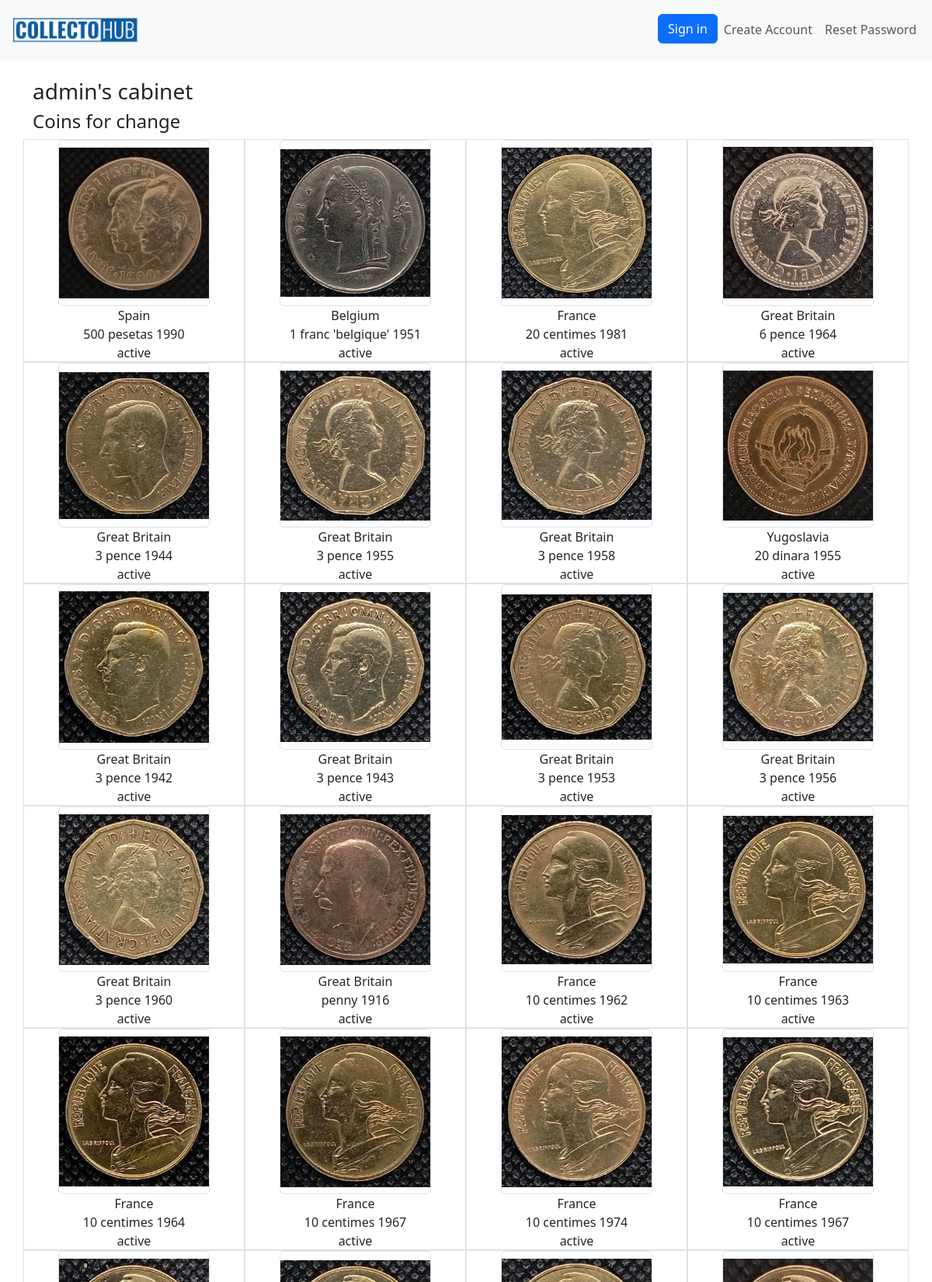
/user/cabinet/1/ (upper part), run on the app's committed database.
### coins/models.py (models this page shows, shortened)
class Coin(models.Model):
    img_front = models.ImageField(upload_to='products_image', blank=True)
    img_back = models.ImageField(upload_to='products_image', blank=True)
    img_add_1 = models.ImageField(upload_to='products_image', blank=True)
    img_add_2 = models.ImageField(upload_to='products_image', blank=True)
    country = models.ForeignKey(Country, on_delete=models.CASCADE, related_name='coins')  # Reference to Country
    denomination = models.CharField(max_length=150)  # Denomination
    year = models.IntegerField()  # Year
    material = models.CharField(max_length=15, blank=True, choices=material_choices)  # Material
    safety = models.CharField(max_length=2, blank=True, choices=safety_choices)  # Optional field for admin use
    weight = models.FloatField(blank=True, null=True)  # Weight
    diameter = models.FloatField(blank=True, null=True)  # Diameter
    thickness = models.FloatField(blank=True, null=True)  # Thickness
    circulation = models.IntegerField(blank=True, null=True)  # Circulation
    owner = models.ForeignKey(User, on_delete=models.CASCADE, related_name='coins')
    box = models.ForeignKey('Box', on_delete=models.SET_NULL, blank=True, null=True, related_name='coins')
    status = models.CharField(max_length=1, choices=status_choices_coin, default='a')
    views_counter = models.IntegerField(default=0)
    class Meta:
        verbose_name = 'Coin'
        verbose_name_plural = 'Coins'

class Country(models.Model):
    name = models.CharField(max_length=150, unique=True)
    continent = models.ForeignKey(Continent, on_delete=models.CASCADE, related_name="countries")
    class Meta:
        verbose_name = "Country"
        verbose_name_plural = "Countries"
    def __str__(self):
        return self.name

### coins/views.py (the view)
# urls.py: path('user/cabinet/<int:pk>/', views.UserCabinetView.as_view(), name='user-cabinet'),
class UserCabinetView(DetailView):
    model = User
    template_name = 'coins/user_cabinet.html'
    context_object_name = 'owner'
    extra_context = {
        'form': MessageForm(),
    }

### coins/context_processors.py (called while the page is built)
def statistics_processor(request):
    return {
        'num_coins': Coin.objects.filter(status='a').count()
    }

### coins/models.py (called while the page is built)
    def history_of_offers_by_user(self):
        history = MultiOffer.objects.filter(author=self.user, status='d')
        return history

    def active_coins(self):
        return self.user.coins.filter(status='a')

### coins/templates/coins/user_cabinet.html (shortened to what this page needs)
{% extends 'coins/base.html' %}
{% block content %}
<h3>{{ owner }}'s cabinet</h3>
<h4>Coins for change </h4>
<div class="row">
  {% for coin in owner.profile.active_coins %}
  <div class="col-3 text-center border">
    <a href="{% url 'coins:coin-detail' pk=coin.id %}">
      <img
        src="{{ coin.img_front.url }}"
        alt="coin"
        class="w-75 h-75 object-fit-contain border rounded"
      />
    </a>
    <p>
      {{ coin.country }}
      <br />
      {{ coin.denomination }} {{ coin.year }}
      <br>
      {{ coin.get_status_display }}
    </p>
  </div>
  {% endfor %}
</div>
{% endblock %}

### data on the page
Coin: img_front (picture), country "Spain", denomination "500 pesetas", year "1990", status "active"
Coin: img_front (picture), country "Belgium", denomination "1 franc 'belgique'", year "1951", status "active"
Coin: img_front (picture), country "France", denomination "20 centimes", year "1981", status "active"
Coin: img_front (picture), country "Great Britain", denomination "6 pence", year "1964", status "active"
Coin: img_front (picture), country "Great Britain", denomination "3 pence", year "1944", status "active"
Coin: img_front (picture), country "Great Britain", denomination "3 pence", year "1955", status "active"
Coin: img_front (picture), country "Great Britain", denomination "3 pence", year "1958", status "active"
Coin: img_front (picture), country "Yugoslavia", denomination "20 dinara", year "1955", status "active"
Coin: img_front (picture), country "Great Britain", denomination "3 pence", year "1942", status "active"
Coin: img_front (picture), country "Great Britain", denomination "3 pence", year "1943", status "active"
Coin: img_front (picture), country "Great Britain", denomination "3 pence", year "1953", status "active"
Coin: img_front (picture), country "Great Britain", denomination "3 pence", year "1956", status "active"
Coin: img_front (picture), country "Great Britain", denomination "3 pence", year "1960", status "active"
Coin: img_front (picture), country "Great Britain", denomination "penny", year "1916", status "active"
Coin: img_front (picture), country "France", denomination "10 centimes", year "1962", status "active"
Coin: img_front (picture), country "France", denomination "10 centimes", year "1963", status "active"
Coin: img_front (picture), country "France", denomination "10 centimes", year "1964", status "active"
Coin: img_front (picture), country "France", denomination "10 centimes", year "1967", status "active"
Coin: img_front (picture), country "France", denomination "10 centimes", year "1974", status "active"
Coin: img_front (picture), country "France", denomination "10 centimes", year "1967", status "active"
Coin: img_front (picture)
Coin: img_front (picture)
Coin: img_front (picture)
Coin: img_front (picture)

### other printed values
{{ owner }} "admin"
